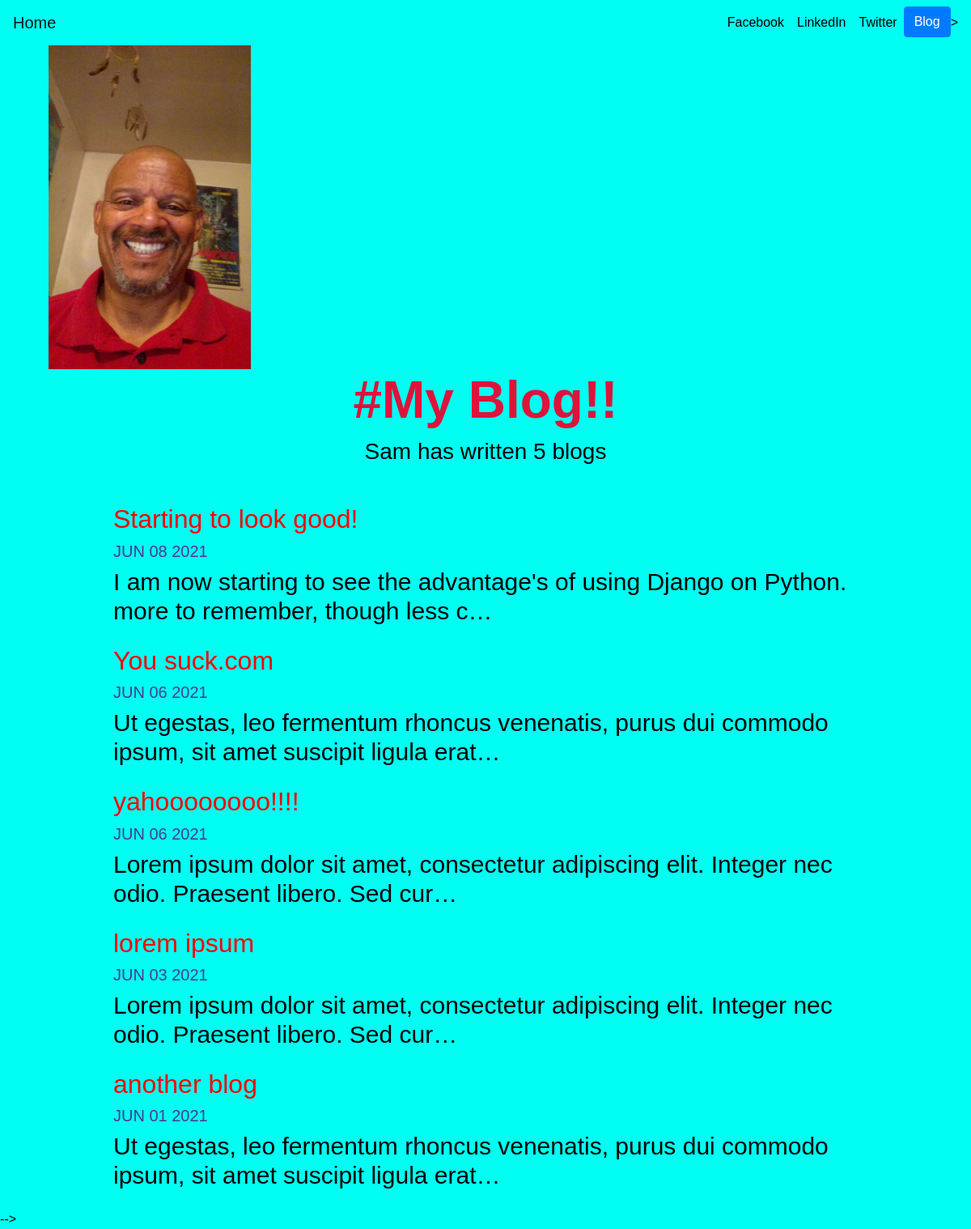
Screenshot of /blog/ with the database file from the repository.
### blog/models.py (models this page shows, shortened)
class Blog(models.Model):
    title = models.CharField(max_length=200)
    description = models.TextField()
    date = models.DateField()

### blog/views.py (the view)
# urls.py: path('',views.all_blogs, name='all_blogs'),
def all_blogs(request):
    blogs = Blog.objects.order_by('-date')
    return render(request, 'blog/all_blogs.html', {'blogs':blogs})

### blog/templates/blog/all_blogs.html
{% extends "portfolio/base.html" %}
{% load static %}
{% block content %}
<div class="col-5">
  <div>
    <img src="{% static 'portfolio\IMG_20160825_233046444.jpg' %}" width="250" height="400" class="d-inline-block align-top"  alt="sam's logo">
  </div>
</div>
<h1 id="blogtitle" class="font-weight-bold text-center">#My Blog!!</h1>
<h3 class="text-center mb-5">Sam has written {{ blogs.count }} blog{{ blogs.count|pluralize }}</h3>
{% for blog in blogs %}
<div class="row justify-content-center my-3">
  <div class="col-md-10">
    <a href="{% url 'blog:detail' blog.id %}">
      <h2 id="subtitle">{{ blog.title }}</h2>
    </a>
    <h5 id="text-muted">{{ blog.date|date:'M d Y'|upper }}</h5>
    <h4 id="description">{{ blog.description|striptags|truncatechars:100 }}</h4>
  </div>
</div>
{% endfor %}
{% endblock %}

### portfolio/static/portfolio/custom.css (style rules this page uses)
#description { color: black; font-size: 30px; }
#subtitle { color: red; }
#text-muted { color: darkslateblue; }
#blogtitle { font-size: 4rem; color: crimson; }

### rows the page displays
Blog: title "Starting to look good!", date "JUN 08 2021", description "I am now starting to see the advantage's of using Django on Python. more to remember, though less c…"
Blog: title "You suck.com", date "JUN 06 2021", description "Ut egestas, leo fermentum rhoncus venenatis, purus dui commodo ipsum, sit amet suscipit ligula erat…"
Blog: title "yahoooooooo!!!!", date "JUN 06 2021", description "Lorem ipsum dolor sit amet, consectetur adipiscing elit. Integer nec odio. Praesent libero. Sed cur…"
Blog: title "lorem ipsum", date "JUN 03 2021", description "Lorem ipsum dolor sit amet, consectetur adipiscing elit. Integer nec odio. Praesent libero. Sed cur…"
Blog: title "another blog", date "JUN 01 2021", description "Ut egestas, leo fermentum rhoncus venenatis, purus dui commodo ipsum, sit amet suscipit ligula erat…"

### other values shown
{{ blogs.count }} "5"
